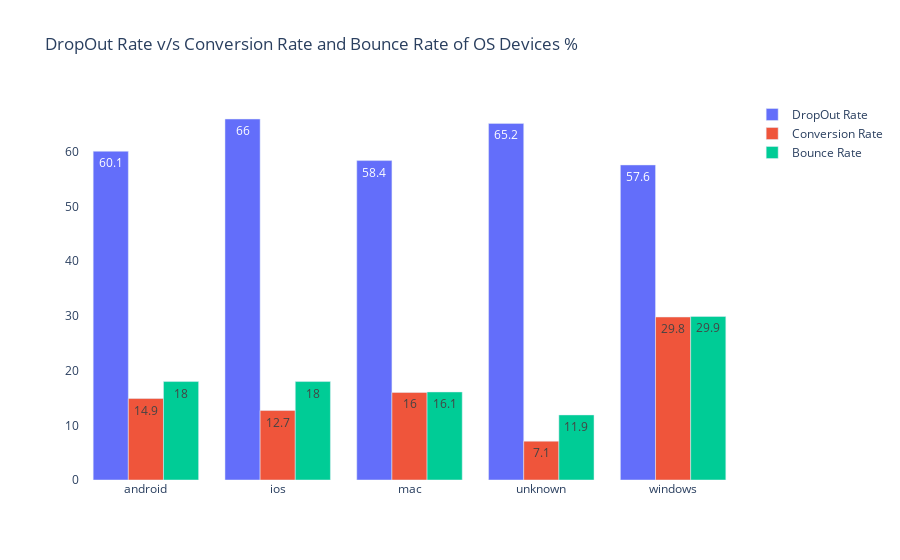

The notebook cell this image was saved under:
### Code cell
fig = go.Figure(data=[
    go.Bar(name='DropOut Rate', x=OS_device['OS'], y=OS_device['drop_out_rate'],text=OS_device['drop_out_rate']),
    go.Bar(name='Conversion Rate', x=OS_device['OS'], y=OS_device['conversion_rate'],text=OS_device['conversion_rate']),
    go.Bar(name='Bounce Rate', x=OS_device['OS'], y=OS_device['bounce_rate'],text=OS_device['bounce_rate'])
])
# Change the bar mode
fig.update_layout(barmode='group',title='DropOut Rate v/s Conversion Rate and Bounce Rate of OS Devices % ')
fig.update_layout({
'plot_bgcolor': 'rgba(0, 0, 0, 0)',
'paper_bgcolor': 'rgba(0, 0, 0, 0)',
})
fig.show()

### Figure 1 — Plotly figure (JSON) as saved in the notebook; plotly's stock layout.template omitted (floating-point values rounded to 4 significant figures)
{"data": [{"name": "DropOut Rate", "text": [60.1, 66, 58.4, 65.2, 57.6], "type": "bar", "x": ["android", "ios", "mac", "unknown", "windows"], "y": [60.1, 66, 58.4, 65.2, 57.6]}, {"name": "Conversion Rate", "text": [14.9, 12.7, 16, 7.1, 29.8], "type": "bar", "x": ["android", "ios", "mac", "unknown", "windows"], "y": [14.9, 12.7, 16, 7.1, 29.8]}, {"name": "Bounce Rate", "text": [18, 18, 16.1, 11.9, 29.9], "type": "bar", "x": ["android", "ios", "mac", "unknown", "windows"], "y": [18, 18, 16.1, 11.9, 29.9]}], "layout": {"barmode": "group", "paper_bgcolor": "rgba(0, 0, 0, 0)", "plot_bgcolor": "rgba(0, 0, 0, 0)", "title": {"text": "DropOut Rate v/s Conversion Rate and Bounce Rate of OS Devices % "}}}
